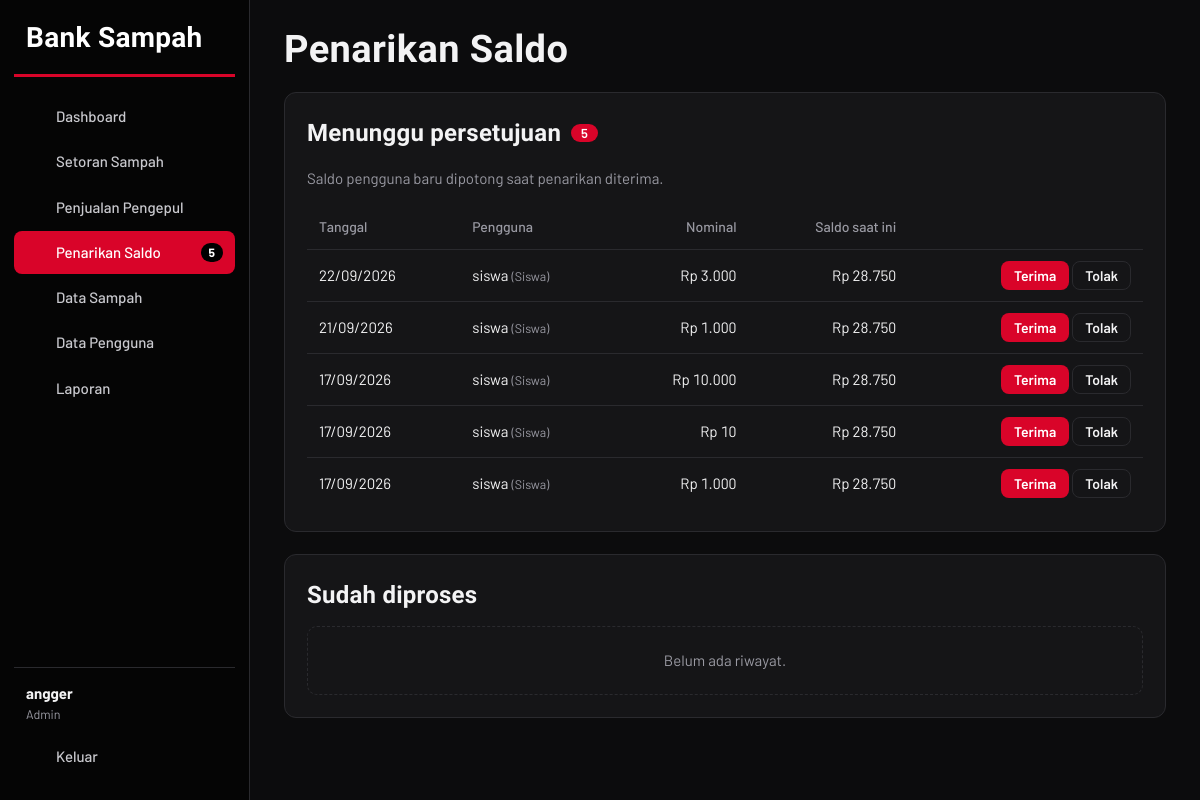
Screenshot of /admin/tarik.php (signed in) with the database file from the repository.
### tables this page shows
CREATE TABLE users (
  id_user int(11) NOT NULL AUTO_INCREMENT,
  nama varchar(100) NOT NULL,
  username varchar(50) NOT NULL,
  password varchar(255) NOT NULL,
  saldo int(11) NOT NULL DEFAULT 0,
  role enum('admin','guru','siswa','pengepul') NOT NULL,
  PRIMARY KEY (id_user), UNIQUE KEY (username)
);

CREATE TABLE tarik_saldo (
  id_tarik int(11) NOT NULL AUTO_INCREMENT,
  id_user int(11) NOT NULL,
  nominal int(11) NOT NULL,
  tanggal date NOT NULL,
  status enum('pending','diterima','ditolak') NOT NULL DEFAULT 'pending',
  PRIMARY KEY (id_tarik)
);

### admin/tarik.php (the view, shortened to what this page needs)
<?php
require_once __DIR__ . '/../config.php';
need('admin');
$pageTitle = 'Penarikan Saldo';
$sql = "
    SELECT
        t.*,
        u.nama,
        u.role,
        u.saldo
    FROM tarik_saldo t
    JOIN users u
        ON u.id_user = t.id_user
    WHERE t.status = ?
    ORDER BY t.id_tarik DESC
";
$pending = $pdo->prepare($sql);
$pending->execute(['pending']);
$pending = $pending->fetchAll();
$sqlHist = "
    SELECT
        t.*,
        u.nama,
        u.role,
        u.saldo
    FROM tarik_saldo t
    JOIN users u
        ON u.id_user = t.id_user
    WHERE t.status <> ?
    ORDER BY t.id_tarik DESC
    LIMIT 30
";
$hist = $pdo->prepare($sqlHist);
$hist->execute(['pending']);
$hist = $hist->fetchAll();
require __DIR__ . '/../includes/header.php';
?>
<section class="card">
    <h2>
        Menunggu persetujuan
        <span class="pill">
            <?= count($pending) ?>
        </span>
    </h2>
    <p class="muted">
        Saldo pengguna baru dipotong saat penarikan diterima.
    </p>
    <?php if (!$pending): ?>
        <div class="empty">
            Tidak ada pengajuan penarikan.
        </div>
    <?php else: ?>
        <div class="table-wrap">
            <table>
                <tr>
                    <th>Tanggal</th>
                    <th>Pengguna</th>
                    <th class="num">Nominal</th>
                    <th class="num">Saldo saat ini</th>
                    <th></th>
                </tr>
                <?php foreach ($pending as $r): ?>
                    <tr>
                        <td>
                            <?= tgl($r['tanggal']) ?>
                        </td>
                        <td>
                            <?= e($r['nama']) ?>
                            <small class="muted">
                                (<?= roleName($r['role']) ?>)
                            </small>
                        </td>
                        <td class="num">
                            <?= rp($r['nominal']) ?>
                        </td>
                        <td
                            class="num <?= $r['saldo'] < $r['nominal'] ? 'neg' : '' ?>"
                        >
                            <?= rp($r['saldo']) ?>
                        </td>
                        <td class="act">
                            <form method="post">
                                <button
                                    type="submit"
                                    name="aksi"
                                    value="setuju"
                                    class="btn btn-red btn-sm"
                                >
                                    Terima
                                </button>
                                <button
                                    type="submit"
                                    name="aksi"
                                    value="tolak"
                                    class="btn btn-ghost btn-sm"
                                    onclick="return confirm('Tolak penarikan ini?')"
                                >
                                    Tolak
                                </button>
                            </form>
                        </td>
                    </tr>
                <?php endforeach; ?>
            </table>
        </div>
    <?php endif; ?>
</section>
<section class="card">
    <h2>Sudah diproses</h2>
    <?php if (!$hist): ?>
        <div class="empty">
            Belum ada riwayat.
        </div>
    <?php endif; ?>
</section>
<?php require __DIR__ . '/../includes/footer.php'; ?>

### includes/header.php (shortened to what this page needs)
<?php
$u = user();
$role = $u['role'];
$cur = basename($_SERVER['SCRIPT_NAME']);
function cnt($q)
{
    global $pdo;
    return (int) $pdo->query($q)->fetchColumn();
}
if ($role === 'admin') {
    $menu = [
        [
            'admin/dashboard.php',
            'Dashboard',
            'home',
            0
        ],
        [
            'admin/setoran.php',
            'Setoran Sampah',
            'down',
            cnt("SELECT COUNT(*) FROM transaksi WHERE tipe='setor' AND status='pending'")
        ],
        [
            'admin/penjualan.php',
            'Penjualan Pengepul',
            'up',
            cnt("SELECT COUNT(*) FROM transaksi WHERE tipe='jual' AND status='pending'")
        ],
        [
            'admin/tarik.php',
            'Penarikan Saldo',
            'wallet',
            cnt("SELECT COUNT(*) FROM tarik_saldo WHERE status='pending'")
        ],
        [
            'admin/sampah.php',
            'Data Sampah',
            'box',
            0
        ],
        [
            'admin/users.php',
            'Data Pengguna',
            'users',
            0
        ],
        [
            'admin/laporan.php',
            'Laporan',
            'report',
            0
        ],
    ];
}
?>
<!doctype html>
<html lang="id">
<head>
    <link rel="stylesheet" href="<?= BASE ?>/assets/style.css">
</head>
<body>
    <div class="app">
        <aside class="side" id="side">
            <div class="brand">
                Bank Sampah
            </div>
            <nav class="nav">
                <?php foreach ($menu as $m): ?>
                    <a
                        href="<?= BASE . '/' . $m[0] ?>"
                        class="<?= basename($m[0]) === $cur ? 'active' : '' ?>"
                    >
                        <?= icon($m[2]) ?>
                        <span><?= $m[1] ?></span>
                        <?php if ($m[3] > 0): ?>
                            <b class="count">
                                <?= $m[3] ?>
                            </b>
                        <?php endif; ?>
                    </a>
                <?php endforeach; ?>
            </nav>
            <div class="side-foot">
                <div class="who">
                    <strong><?= e($u['nama']) ?></strong>
                    <small><?= roleName($role) ?></small>
                </div>
                <a class="nav-out" href="<?= BASE ?>/logout.php">
                    <?= icon('logout') ?>
                    <span>Keluar</span>
                </a>
            </div>
        </aside>
        <main class="main">
            <header class="top">
                <h1><?= e($pageTitle ?? '') ?></h1>
            </header>

### assets/style.css (style rules this page uses)
:root { --black:#050505; --bg:#0c0c0d; --panel:#151517; --panel2:#1c1c1f; --line:#2a2a2e; --red:#d90429; --red-hi:#ff2d4a; --red-lo:#8d0218; --tx:#f3f3f4; --mu:#9a9aa3; --ok:#3ccf6e; --wait:#f0a53a; }
* { box-sizing:border-box }
html { color-scheme:dark }
body { margin:0;background:var(--bg);color:var(--tx);font:15px/1.55 'Barlow','Segoe UI',system-ui,sans-serif }
h1,h2,.brand,.hero-mark,.stat strong,.saldo strong,.total strong { font-family:'Barlow Condensed','Segoe UI',sans-serif;font-weight:600;letter-spacing:.01em }
h1,h2 { margin:0 }
a { color:var(--red-hi);text-decoration:none }
.muted { color:var(--mu) }
.num { text-align:right;font-variant-numeric:tabular-nums }
.app { display:flex;min-height:100vh }
.side { width:250px;flex:none;background:var(--black);border-right:1px solid var(--line);position:sticky;top:0;height:100vh;display:flex;flex-direction:column;padding:22px 14px }
.brand { font-size:28px;padding:2px 12px 22px;color:#fff;border-bottom:3px solid var(--red);margin:0 0 18px;line-height:1 }
.nav { display:flex;flex-direction:column;gap:2px;flex:1 }
.nav a,.nav-out { display:flex;align-items:center;gap:11px;padding:10px 12px;border-radius:8px;color:#c9c9ce;font-weight:500 }
.nav a.active { background:var(--red);color:#fff }
.count { margin-left:auto;background:#fff;color:var(--red-lo);border-radius:99px;font-size:12px;padding:0 8px;min-width:22px;text-align:center }
.nav a.active .count { background:#000;color:#fff }
.side-foot { border-top:1px solid var(--line);padding-top:14px }
.who { padding:0 12px 10px;display:flex;flex-direction:column }
.who small { color:var(--mu) }
.main { flex:1;min-width:0;padding:30px 34px 60px;max-width:1280px }
.top { display:flex;align-items:center;gap:12px;margin-bottom:22px }
.top h1 { font-size:38px;line-height:1.05 }
.card { background:var(--panel);border:1px solid var(--line);border-radius:12px;padding:22px;margin-bottom:22px }
.card h2 { font-size:24px;margin-bottom:12px;display:flex;align-items:center;gap:10px }
.pill { background:var(--red);color:#fff;border-radius:99px;font:600 13px 'Barlow',sans-serif;padding:1px 10px }
.empty { border:1px dashed var(--line);border-radius:10px;padding:22px;text-align:center;color:var(--mu) }
.table-wrap { overflow-x:auto }
table { width:100%;border-collapse:collapse }
th,td { padding:11px 12px;text-align:left;border-bottom:1px solid var(--line);white-space:nowrap }
th { color:var(--mu);font-weight:500;font-size:14px }
th.num { text-align:right }
tr:last-child td { border-bottom:0 }
td.act { text-align:right }
td.act form,form.inline { display:inline }
.btn { display:inline-flex;align-items:center;justify-content:center;gap:6px;border:1px solid transparent;border-radius:8px;padding:10px 18px;font:600 15px 'Barlow',sans-serif;cursor:pointer;color:#fff;text-decoration:none }
.btn-red { background:var(--red) }
.btn-ghost { background:transparent;border-color:var(--line);color:var(--tx) }
.btn-sm { padding:5px 12px;font-size:14px }

### rows the page displays
users: nama "angger", role "Admin"
tarik_saldo: tanggal "22/09/2026", id_user.nama "siswa", id_user.role "Siswa", nominal "Rp 3.000", id_user.saldo "Rp 28.750"
tarik_saldo: tanggal "21/09/2026", id_user.nama "siswa", id_user.role "Siswa", nominal "Rp 1.000", id_user.saldo "Rp 28.750"
tarik_saldo: tanggal "17/09/2026", id_user.nama "siswa", id_user.role "Siswa", nominal "Rp 10.000", id_user.saldo "Rp 28.750"
tarik_saldo: tanggal "17/09/2026", id_user.nama "siswa", id_user.role "Siswa", nominal "Rp 10", id_user.saldo "Rp 28.750"
tarik_saldo: tanggal "17/09/2026", id_user.nama "siswa", id_user.role "Siswa", nominal "Rp 1.000", id_user.saldo "Rp 28.750"

### other values shown
$m[1] "Dashboard"
$m[1] "Setoran Sampah"
$m[1] "Penjualan Pengepul"
$m[1] "Penarikan Saldo"
$m[3] "5"
$m[1] "Data Sampah"
$m[1] "Data Pengguna"
$m[1] "Laporan"
$pageTitle "Penarikan Saldo"
count($pending) "5"
